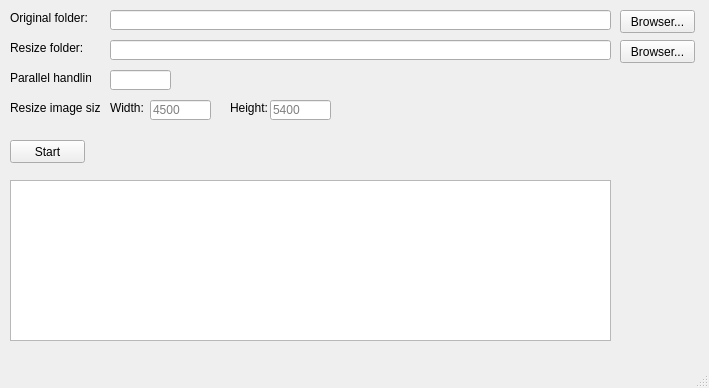
<?xml version="1.0" encoding="UTF-8"?>
<ui version="4.0">
 <class>MainWindow</class>
 <widget class="QMainWindow" name="MainWindow">
  <property name="geometry">
   <rect>
    <x>0</x>
    <y>0</y>
    <width>709</width>
    <height>388</height>
   </rect>
  </property>
  <property name="windowTitle">
   <string>MainWindow</string>
  </property>
  <widget class="QWidget" name="centralwidget">
   <widget class="QPushButton" name="btnStart">
    <property name="geometry">
     <rect>
      <x>10</x>
      <y>140</y>
      <width>75</width>
      <height>23</height>
     </rect>
    </property>
    <property name="text">
     <string>Start</string>
    </property>
   </widget>
   <widget class="QLineEdit" name="edtOriginalFolder">
    <property name="geometry">
     <rect>
      <x>110</x>
      <y>10</y>
      <width>501</width>
      <height>20</height>
     </rect>
    </property>
   </widget>
   <widget class="QLabel" name="lblOriginalFolder">
    <property name="geometry">
     <rect>
      <x>10</x>
      <y>10</y>
      <width>81</width>
      <height>16</height>
     </rect>
    </property>
    <property name="text">
     <string>Original folder:</string>
    </property>
   </widget>
   <widget class="QPushButton" name="btnBrowserOriginal">
    <property name="geometry">
     <rect>
      <x>620</x>
      <y>10</y>
      <width>75</width>
      <height>23</height>
     </rect>
    </property>
    <property name="text">
     <string>Browser...</string>
    </property>
   </widget>
   <widget class="QLineEdit" name="edtResizeFolder">
    <property name="geometry">
     <rect>
      <x>110</x>
      <y>40</y>
      <width>501</width>
      <height>20</height>
     </rect>
    </property>
   </widget>
   <widget class="QPushButton" name="btnBrowserResize">
    <property name="geometry">
     <rect>
      <x>620</x>
      <y>40</y>
      <width>75</width>
      <height>23</height>
     </rect>
    </property>
    <property name="text">
     <string>Browser...</string>
    </property>
   </widget>
   <widget class="QLabel" name="lblResizeFolder">
    <property name="geometry">
     <rect>
      <x>10</x>
      <y>40</y>
      <width>111</width>
      <height>16</height>
     </rect>
    </property>
    <property name="text">
     <string>Resize folder:</string>
    </property>
   </widget>
   <widget class="QPlainTextEdit" name="edtLogs">
    <property name="geometry">
     <rect>
      <x>10</x>
      <y>180</y>
      <width>601</width>
      <height>161</height>
     </rect>
    </property>
   </widget>
   <widget class="QLabel" name="lblParallelHandling">
    <property name="geometry">
     <rect>
      <x>10</x>
      <y>70</y>
      <width>81</width>
      <height>16</height>
     </rect>
    </property>
    <property name="text">
     <string>Parallel handling:</string>
    </property>
   </widget>
   <widget class="QLineEdit" name="edtParallelHandling">
    <property name="geometry">
     <rect>
      <x>110</x>
      <y>70</y>
      <width>61</width>
      <height>20</height>
     </rect>
    </property>
   </widget>
   <widget class="QLabel" name="lblResize">
    <property name="geometry">
     <rect>
      <x>10</x>
      <y>100</y>
      <width>91</width>
      <height>16</height>
     </rect>
    </property>
    <property name="text">
     <string>Resize image size:</string>
    </property>
   </widget>
   <widget class="QLineEdit" name="edtWidth">
    <property name="geometry">
     <rect>
      <x>150</x>
      <y>100</y>
      <width>61</width>
      <height>20</height>
     </rect>
    </property>
    <property name="placeholderText">
     <string>4500</string>
    </property>
   </widget>
   <widget class="QLabel" name="lblWidth">
    <property name="geometry">
     <rect>
      <x>110</x>
      <y>100</y>
      <width>51</width>
      <height>16</height>
     </rect>
    </property>
    <property name="text">
     <string>Width:</string>
    </property>
   </widget>
   <widget class="QLabel" name="lblHeight">
    <property name="geometry">
     <rect>
      <x>230</x>
      <y>100</y>
      <width>51</width>
      <height>16</height>
     </rect>
    </property>
    <property name="text">
     <string>Height:</string>
    </property>
   </widget>
   <widget class="QLineEdit" name="edtHeight">
    <property name="geometry">
     <rect>
      <x>270</x>
      <y>100</y>
      <width>61</width>
      <height>20</height>
     </rect>
    </property>
    <property name="placeholderText">
     <string>5400</string>
    </property>
   </widget>
  </widget>
  <widget class="QMenuBar" name="menubar">
   <property name="geometry">
    <rect>
     <x>0</x>
     <y>0</y>
     <width>709</width>
     <height>21</height>
    </rect>
   </property>
  </widget>
  <widget class="QStatusBar" name="statusbar"/>
 </widget>
 <resources/>
 <connections/>
</ui>
